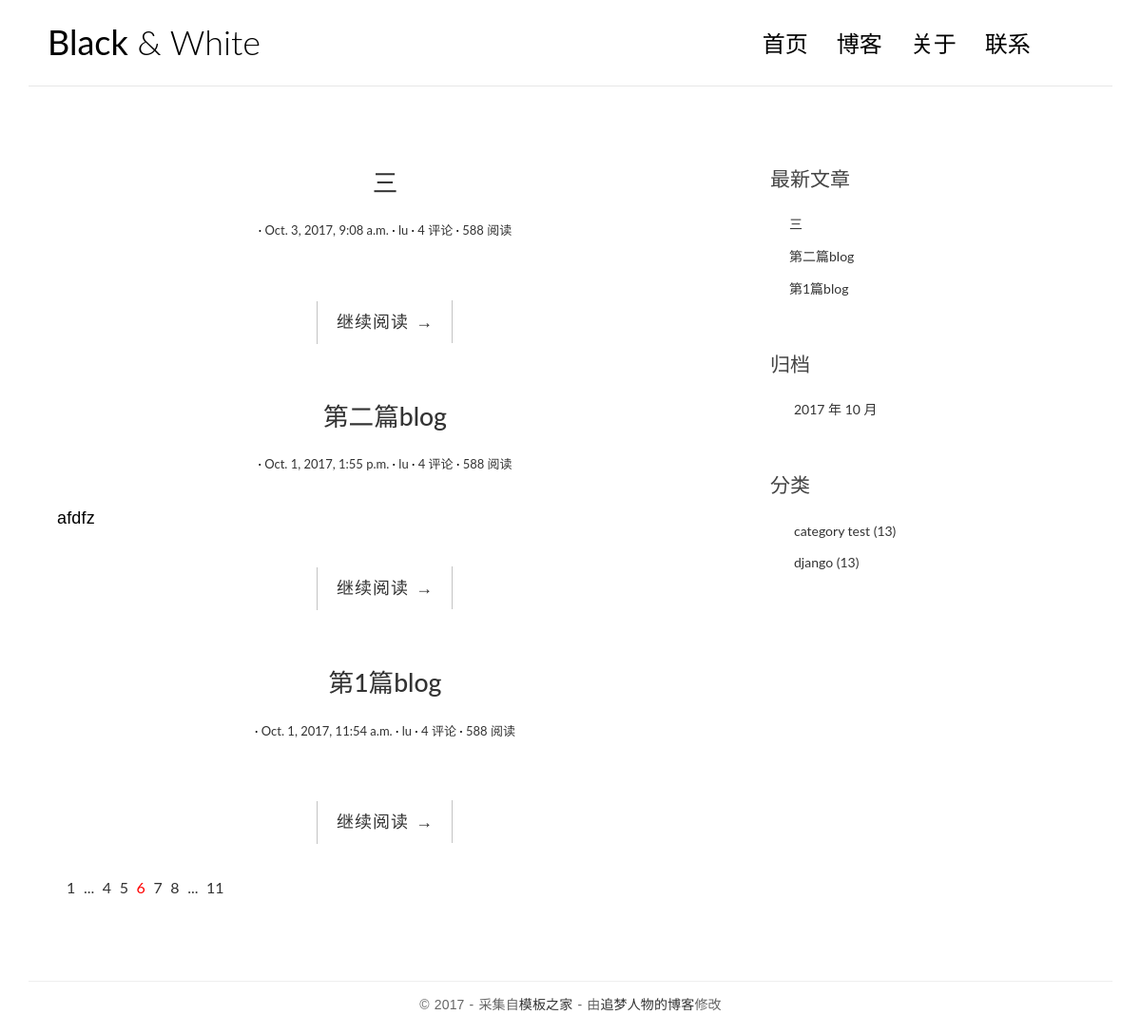
The page / on the database its author committed.
### blogs/models.py (models this page shows, shortened)
class Post(models.Model):
    title=models.CharField(max_length=70)
    body=models.TextField()
    created_time=models.DateTimeField()
    modified_time=models.DateTimeField()
    excerpt=models.CharField(max_length=100,blank=True)
    category=models.ForeignKey(Category)#一对多
    tags=models.ManyToManyField(Tag,blank=True)#多对多
    author = models.ForeignKey(User)
    def get_absolute_url(self):
        return reverse('blogs:detail', kwargs={'pk': self.pk})
    class Meta:
        ordering=['-created_time']

class Category(models.Model):
    name=models.CharField(max_length=100)

### blogs/views.py (the view)
# urls.py: url(r'^$',views.index,name='index'),
def index(request):
    post_list=Post.objects.all().order_by('-created_time')
    return render(request,'blogs/index.html',context={
                  'post_list':post_list
           })

### blogs/templatetags/blog_tags.py (called while the page is built)
@register.simple_tag
def get_recent_posts(num=5):
    return Post.objects.all().order_by('-created_time')[:num]

@register.simple_tag
def archives():
    return Post.objects.dates('created_time', 'month', order='DESC')

@register.simple_tag
def get_categories():
    return Category.objects.all()

### templates/blogs/index.html
{%extends 'base.html'%}
{%block main%}
                {% for post in post_list %}
                    <article class="post post-1">
                        <header class="entry-header">
                            <h1 class="entry-title">
                                <a href="{{post.get_absolute_url}}">{{post.title}}</a>
                            </h1>
                            <div class="entry-meta">
                                <span class="post-category"><a href="#">{{category.name}}</a></span>
                                <span class="post-date"><a href="#"><time class="entry-date"
                                                                        datetime="{{post.created_time}}">{{post.created_time}}</time></a></span>
                                <span class="post-author"><a href="#">{{post.author}}</a></span>
                                <span class="comments-link"><a href="#">4 评论</a></span>
                                <span class="views-count"><a href="#">588 阅读</a></span>
                            </div>
                        </header>
                        <div class="entry-content clearfix">
                            <p>{{post.excerpt}}</p>
                            <div class="read-more cl-effect-14">
                                <a href="{{ post.get_absolute_url }}" class="more-link">继续阅读 <span class="meta-nav">→</span></a>
                            </div>
                        </div>
                    </article>
                {%empty%}
                    <div class="no-post">暂时没有文章发布！</div>
                {%endfor%}
                <div class="pagination">
                    <ul>
                        <li><a href="">1</a></li>
                        <li><a href="">...</a></li>
                        <li><a href="">4</a></li>
                        <li><a href="">5</a></li>
                        <li class="current"><a href="">6</a></li>
                        <li><a href="">7</a></li>
                        <li><a href="">8</a></li>
                        <li><a href="">...</a></li>
                        <li><a href="">11</a></li>
                    </ul>
                </div>
{%endblock main%}

### templates/base.html (shortened to what this page needs)
{%load staticfiles%}
{%load blog_tags%}
<!DOCTYPE html>
<html>
<head>
    <link rel="stylesheet" href="{% static 'blogs/css/bootstrap.min.css' %}">
    <link rel="stylesheet" href="{% static 'blogs/css/pace.css' %}">
    <link rel="stylesheet" href="{% static 'blogs/css/custom.css' %}">
    <link rel="stylesheet" href="{% static 'blogs/css/highlights/github.css'%}">
</head>
<body>
<div class="container">
    <header id="site-header">
        <div class="row">
            <div class="col-md-4 col-sm-5 col-xs-8">
                <div class="logo">
                    <h1><a href="{% url 'blogs:index' %}"><b>Black</b> &amp; White</a></h1>
                </div>
            </div>
            <div class="col-md-8 col-sm-7 col-xs-4">
                <nav class="main-nav" role="navigation">
                    <div class="collapse navbar-collapse" id="bs-example-navbar-collapse-1">
                        <ul class="nav navbar-nav navbar-right">
                            <li class="cl-effect-11"><a href="{% url 'blogs:index' %}" data-hover="首页">首页</a></li>
                            <li class="cl-effect-11"><a href="full-width.html" data-hover="博客">博客</a></li>
                            <li class="cl-effect-11"><a href="about.html" data-hover="关于">关于</a></li>
                            <li class="cl-effect-11"><a href="contact.html" data-hover="联系">联系</a></li>
                        </ul>
                    </div>
                </nav>
            </div>
        </div>
    </header>
</div>
<div class="content-body">
    <div class="container">
        <div class="row">
            <main class="col-md-8">
              {%block main%}
              {%endblock main%}
            </main>
            <aside class="col-md-4">
                <div class="widget widget-recent-posts">
                <h3 class="widget-title">最新文章</h3>
                {% get_recent_posts as recent_post_list %}
                <ul>
                    {% for post in recent_post_list %}
                    <li>
                    <a href="{{ post.get_absolute_url }}">{{ post.title }}</a>
                    </li>
                    {% empty %}
                    暂无文章！
                    {% endfor %}
                </ul>
                </div>
                <div class="widget widget-archives">
                <h3 class="widget-title">归档</h3>
                {% archives as date_list %}
                <ul>
                    {% for date in date_list %}
                    <li>
                    <a href="{% url 'blogs:archives' date.year date.month %}">{{ date.year }} 年 {{ date.month }} 月</a>
                    </li>
                    {% empty %}
                    暂无归档！
                    {% endfor %}
                </ul>
                </div>
                <div class="widget widget-category">
                <h3 class="widget-title">分类</h3>
                {% get_categories as category_list %}
                <ul>
                    {% for category in category_list %}
                    <li>
                    <a href="{% url 'blogs:category' category.pk %}">{{ category.name }} <span class="post-count">(13)</span></a>
                    </li>
                    {% empty %}
                    暂无分类！
                    {% endfor %}
                </ul>
                </div>
            </aside>
        </div>
    </div>
</div>
<footer id="site-footer">
    <div class="container">
        <div class="row">
            <div class="col-md-12">
                <p class="copyright">&copy 2017 - 采集自<a href="http://www.cssmoban.com/"
                                                        target="_blank" title="模板之家">模板之家</a>
                    - 由<a href="http://zmrenwu.com/" title="网页模板" target="_blank">追梦人物的博客</a>修改
                </p>
            </div>
        </div>
    </div>
</footer>
</body>
</html>

### blogs/static/blogs/css/custom.css (style rules this page uses)
* { outline: none; }
h1, h2, h3, h4, h5, h6 { margin-top: 0; }
b { font-weight: 400; }
a { color: #333; }
body { color: #444; font-family: 'Lato', sans-serif; }
p { font-family: 'Ubuntu', sans-serif; font-weight: 400; word-spacing: 1px; letter-spacing: 0.01em; }
#site-header { background-color: #FFF; padding: 25px 20px; margin-bottom: 40px; border-bottom: 1px solid #e7e7e7; }
.logo h1 a { color: #000; }
.logo h1 { margin: 0; font-family: 'Lato', sans-serif; font-weight: 300; }
.main-nav { margin-top: 11px; max-width: 95%; }
.main-nav a { color: #000000 !important; padding: 0 0 5px 0 !important; margin-right: 30px; font-family: 'Lato', sans-serif; font-weight: 300; font-size: 24px; }
.cl-effect-11 a { padding: 10px 0; color: #0972b4; text-shadow: none; }
.cl-effect-11 a::before { position: absolute; top: 0; left: 0; overflow: hidden; padding: 0 0 5px 0 !important; max-width: 0; border-bottom: 1px solid #000; color: #000; content: attr(data-hover); white-space: nowrap; -webkit-transition: max-width 0.5s; -moz-transition: max-width 0.5s; transition: max-width 0.5s; }
.content-body { padding-bottom: 4em; }
.post { background: #fff; padding: 30px 30px 0; }
.entry-title { text-align: center; font-size: 1.9em; margin-bottom: 20px; line-height: 1.6; padding: 10px 20px 0; }
.entry-meta { text-align: center; color: #DDDDDD; font-size: 13px; margin-bottom: 30px; }
.entry-content { font-size: 18px; line-height: 1.9; font-weight: 300; color: #000; }
.post-category::after, .post-date::after, .post-author::after, .comments-link::after { content: ' ·'; color: #000; }
.read-more { font-family: 'Ubuntu', sans-serif; font-weight: 400; word-spacing: 1px; letter-spacing: 0.01em; text-align: center; margin-top: 20px; }
.cl-effect-14 a { padding: 0 20px; height: 45px; line-height: 45px; position: relative; display: inline-block; margin: 15px 25px; letter-spacing: 1px; font-weight: 400; text-shadow: 0 0 1px rgba(255, 255, 255, 0.3); }
.cl-effect-14 a::before, .cl-effect-14 a::after { position: absolute; width: 45px; height: 1px; background: #C3C3C3; content: ''; -webkit-transition: all 0.3s; -moz-transition: all 0.3s; transition: all 0.3s; pointer-events: none; }
.cl-effect-14 a::before { top: 0; left: 0; -webkit-transform: rotate(90deg); -moz-transform: rotate(90deg); transform: rotate(90deg); -webkit-transform-origin: 0 0; -moz-transform-origin: 0 0; transform-origin: 0 0; }
.cl-effect-14 a::after { right: 0; bottom: 0; -webkit-transform: rotate(90deg); -moz-transform: rotate(90deg); transform: rotate(90deg); -webkit-transform-origin: 100% 0; -moz-transform-origin: 100% 0; transform-origin: 100% 0; }
.widget { background: #fff; padding: 30px 0 0; }
.widget-title { font-size: 1.5em; margin-bottom: 20px; line-height: 1.6; padding: 10px 0 0; font-weight: 400; }
.widget-recent-posts ul { padding: 0; margin: 0; padding-left: 20px; }
.widget-recent-posts ul li { list-style-type: none; position: relative; line-height: 170%; margin-bottom: 10px; }
.widget-recent-posts ul li::before { content: '\f3d3'; font-family: "Ionicons"; position: absolute; left: -17px; top: 3px; font-size: 16px; color: #000; }
.widget-archives ul { padding: 0; margin: 0; padding-left: 25px; }
.widget-archives ul li { list-style-type: none; position: relative; line-height: 170%; margin-bottom: 10px; }
.widget-archives ul li::before { content: '\f3f3'; font-family: "Ionicons"; position: absolute; left: -25px; top: 1px; font-size: 16px; color: #000; }
.widget-category ul { padding: 0; margin: 0; padding-left: 25px; }
.widget-category ul li { list-style-type: none; position: relative; line-height: 170%; margin-bottom: 10px; }
.widget-category ul li::before { content: '\f3fe'; font-family: "Ionicons"; position: absolute; left: -25px; top: 1px; font-size: 18px; color: #000; }
#site-footer { padding-top: 10px; padding: 0 0 1.5em 0; }
.copyright { text-align: center; padding-top: 1em; margin: 0; border-top: 1px solid #eee; color: #666; }
.pagination ul { list-style: none; }
.pagination ul li { display: inline-block; font-size: 16px; margin-right: 5px; }
.current a { color: red; }

### rows shown on the page
Post: title "三", created_time "Oct. 3, 2017, 9:08 a.m.", author "lu"
Post: title "第二篇blog", created_time "Oct. 1, 2017, 1:55 p.m.", author "lu", excerpt "afdfz"
Post: title "第1篇blog", created_time "Oct. 1, 2017, 11:54 a.m.", author "lu"
Category: name "category test"
Category: name "django"

### other values the page prints
{{ date.year }} "2017"
{{ date.month }} "10"
